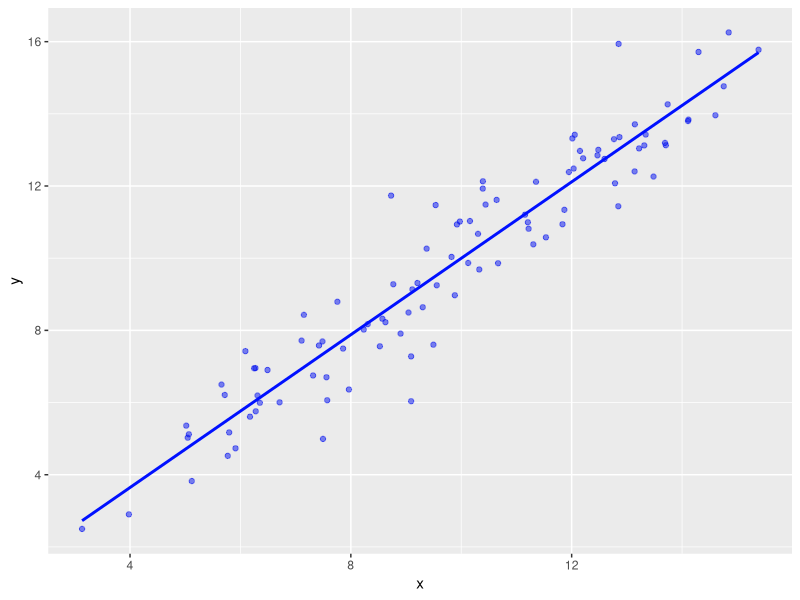

Write the R code that produced this figure.
## ---- chunk 1
library(ggplot2)
x <- rnorm(100,10,3)
y <- x + rnorm(100,0,1)
data.frame(x,y) |> 
  ggplot(aes(x,y)) +
  geom_point(col = "#000ff0", alpha = .5) +
  geom_smooth(method = "lm",formula = "y ~ x",se = F, col = "#0010ff", alpha = .7)
